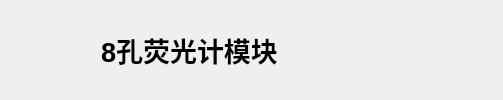
         <widget class="QWidget" name="headerWidget" native="true">
          <property name="styleSheet">
           <string notr="true"/>
          </property>
          <layout class="QGridLayout" name="gridLayout_2">
           <item row="0" column="0">
            <layout class="QHBoxLayout" name="horizontalLayout_3" stretch="1,13,4,10,10,1,1,1,1,1,1">
             <item>
              <spacer name="horizontalSpacer_3">
               <property name="orientation">
                <enum>Qt::Horizontal</enum>
               </property>
               <property name="sizeHint" stdset="0">
                <size>
                 <width>13</width>
                 <height>23</height>
                </size>
               </property>
              </spacer>
             </item>
             <item>
              <widget class="QPushButton" name="logoLabel">
               <property name="text">
                <string/>
               </property>
               <property name="icon">
                <iconset resource="qss.qrc">
                 <normaloff>:/images/image/logox.png</normaloff>:/images/image/logox.png</iconset>
               </property>
               <property name="iconSize">
                <size>
                 <width>200</width>
                 <height>100</height>
                </size>
               </property>
               <property name="flat">
                <bool>true</bool>
               </property>
              </widget>
             </item>
             <item>
              <spacer name="horizontalSpacer_4">
               <property name="orientation">
                <enum>Qt::Horizontal</enum>
               </property>
               <property name="sizeHint" stdset="0">
                <size>
                 <width>40</width>
                 <height>20</height>
                </size>
               </property>
              </spacer>
             </item>
             <item>
              <widget class="QLabel" name="mainaName">
               <property name="font">
                <font>
                 <pointsize>20</pointsize>
                 <weight>75</weight>
                 <bold>true</bold>
                </font>
               </property>
               <property name="text">
                <string>8孔荧光计模块</string>
               </property>
               <property name="alignment">
                <set>Qt::AlignCenter</set>
               </property>
              </widget>
             </item>
             <item>
              <spacer name="horizontalSpacer_5">
               <property name="orientation">
                <enum>Qt::Horizontal</enum>
               </property>
               <property name="sizeHint" stdset="0">
                <size>
                 <width>13</width>
                 <height>23</height>
                </size>
               </property>
              </spacer>
             </item>
             <item>
              <widget class="QPushButton" name="navShrink">
               <property name="sizePolicy">
                <sizepolicy hsizetype="Fixed" vsizetype="Fixed">
                 <horstretch>0</horstretch>
                 <verstretch>0</verstretch>
                </sizepolicy>
               </property>
               <property name="minimumSize">
                <size>
                 <width>45</width>
                 <height>25</height>
                </size>
               </property>
               <property name="maximumSize">
                <size>
                 <width>45</width>
                 <height>25</height>
                </size>
               </property>
               <property name="font">
                <font>
                 <pointsize>12</pointsize>
                </font>
               </property>
               <property name="toolTip">
                <string>最小化</string>
               </property>
               <property name="styleSheet">
                <string notr="true"/>
               </property>
               <property name="text">
                <string/>
               </property>
               <property name="icon">
                <iconset resource="qss.qrc">
                 <normaloff>:/images/image/shrink2.png</normaloff>:/images/image/shrink2.png</iconset>
               </property>
               <property name="iconSize">
                <size>
                 <width>20</width>
                 <height>20</height>
                </size>
               </property>
               <property name="checkable">
                <bool>false</bool>
               </property>
               <property name="autoDefault">
                <bool>false</bool>
               </property>
               <property name="default">
                <bool>false</bool>
               </property>
               <property name="flat">
                <bool>true</bool>
               </property>
              </widget>
             </item>
             <item>
              <spacer name="horizontalSpacer_27">
               <property name="orientation">
                <enum>Qt::Horizontal</enum>
               </property>
               <property name="sizeHint" stdset="0">
                <size>
                 <width>13</width>
                 <height>23</height>
                </size>
               </property>
              </spacer>
             </item>
             <item>
              <widget class="QPushButton" name="navFull">
               <property name="sizePolicy">
                <sizepolicy hsizetype="Fixed" vsizetype="Fixed">
                 <horstretch>0</horstretch>
                 <verstretch>0</verstretch>
                </sizepolicy>
               </property>
               <property name="minimumSize">
                <size>
                 <width>45</width>
                 <height>25</height>
                </size>
               </property>
               <property name="maximumSize">
                <size>
                 <width>45</width>
                 <height>25</height>
                </size>
               </property>
               <property name="font">
                <font>
                 <pointsize>12</pointsize>
                </font>
               </property>
               <property name="toolTip">
                <string>全屏/缩小</string>
               </property>
               <property name="text">
                <string/>
               </property>
               <property name="icon">
                <iconset resource="qss.qrc">
                 <normaloff>:/images/image/full.png</normaloff>:/images/image/full.png</iconset>
               </property>
               <property name="iconSize">
                <size>
                 <width>20</width>
                 <height>20</height>
                </size>
               </property>
               <property name="checkable">
                <bool>false</bool>
               </property>
               <property name="autoDefault">
                <bool>false</bool>
               </property>
               <property name="default">
                <bool>false</bool>
               </property>
               <property name="flat">
                <bool>true</bool>
               </property>
              </widget>
             </item>
             <item>
              <spacer name="horizontalSpacer_24">
               <property name="orientation">
                <enum>Qt::Horizontal</enum>
               </property>
               <property name="sizeHint" stdset="0">
                <size>
                 <width>13</width>
                 <height>23</height>
                </size>
               </property>
              </spacer>
             </item>
             <item>
              <widget class="QPushButton" name="navClose">
               <property name="sizePolicy">
                <sizepolicy hsizetype="Fixed" vsizetype="Fixed">
                 <horstretch>0</horstretch>
                 <verstretch>0</verstretch>
                </sizepolicy>
               </property>
               <property name="minimumSize">
                <size>
                 <width>45</width>
                 <height>25</height>
                </size>
               </property>
               <property name="maximumSize">
                <size>
                 <width>45</width>
                 <height>25</height>
                </size>
               </property>
               <property name="font">
                <font>
                 <pointsize>12</pointsize>
                </font>
               </property>
               <property name="toolTip">
                <string>关闭</string>
               </property>
               <property name="text">
                <string/>
               </property>
               <property name="icon">
                <iconset resource="qss.qrc">
                 <normaloff>:/images/image/close2.png</normaloff>:/images/image/close2.png</iconset>
               </property>
               <property name="iconSize">
                <size>
                 <width>20</width>
                 <height>20</height>
                </size>
               </property>
               <property name="checkable">
                <bool>false</bool>
               </property>
               <property name="flat">
                <bool>true</bool>
               </property>
              </widget>
             </item>
             <item>
              <spacer name="horizontalSpacer_6">
               <property name="orientation">
                <enum>Qt::Horizontal</enum>
               </property>
               <property name="sizeHint" stdset="0">
                <size>
                 <width>13</width>
                 <height>23</height>
                </size>
               </property>
              </spacer>
             </item>
            </layout>
           </item>
          </layout>
         </widget>
